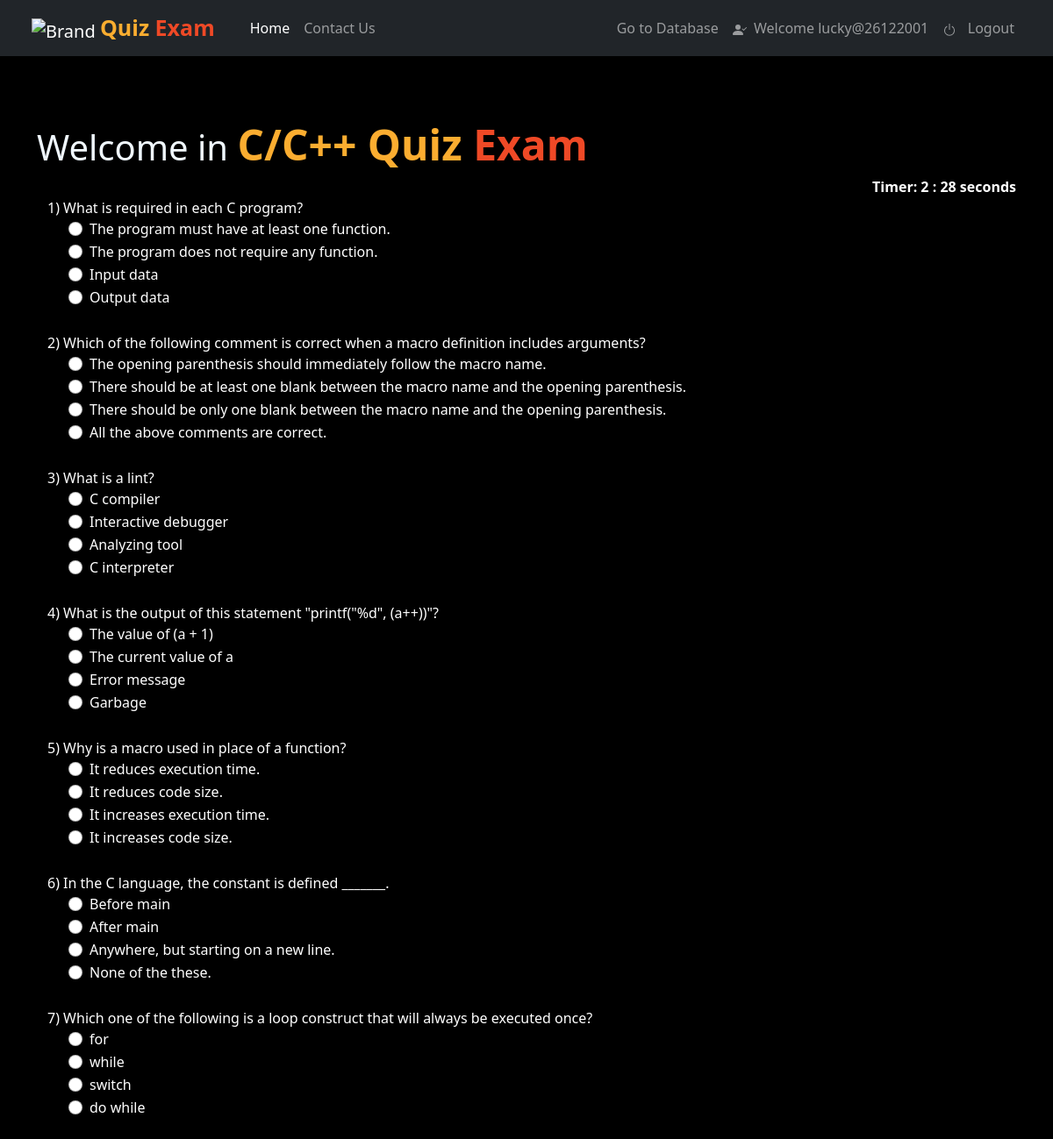
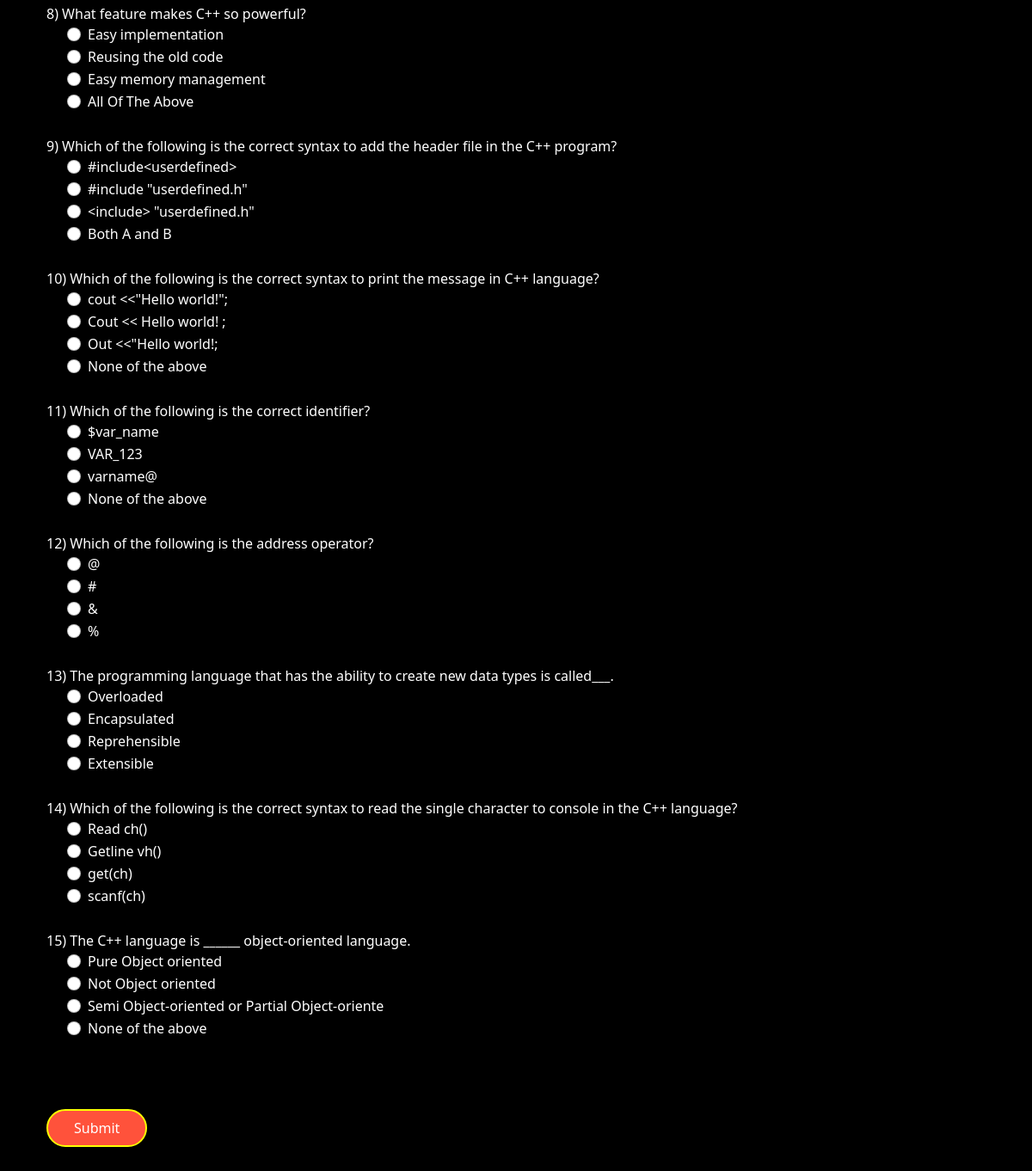
/ques2/ (signed in), run on the app's committed database (2 pictures, top to bottom).
### user/models.py (models this page shows, shortened)
class QuesModel2(models.Model):
    question2 = models.CharField(max_length=200,null=True)
    op1 = models.CharField(max_length=200,null=True)
    op2 = models.CharField(max_length=200,null=True)
    op3 = models.CharField(max_length=200,null=True)
    op4 = models.CharField(max_length=200,null=True)
    ans = models.CharField(max_length=200,null=True)

### user/views.py (the view)
# urls.py: path('ques2/', user_view.ques2, name ='ques2'),
def ques2(request):
    if request.method == 'POST':
        questions = QuesModel2.objects.all()
        score = 0
        wrong = 0
        correct = 0
        total = 0
        for q in questions:
            total += 1
            if q.ans == request.POST.get(q.question2):
                score += 10
                correct += 1
            else:
                wrong += 1
        percent = score/(total*10) * 100
        context = {
            'score': score,
            'time': request.POST.get('timer'),
            'correct': correct,
            'wrong': wrong,
            'percent': percent,
            'total': total
        }
        return render(request, 'user/result.html', context)
    else:
        questions = QuesModel2.objects.all()
        context = {
            'question2': questions
        }
        return render(request, 'user/ques2.html', context)

### user/templates/user/ques2.html (shortened to what this page needs)
{% load static %} {% load crispy_forms_tags %}
<!DOCTYPE html>
<html lang="en">
<head>
    <link href="https://cdn.jsdelivr.net/npm/bootstrap@5.1.3/dist/css/bootstrap.min.css" rel="stylesheet">
    <link rel="stylesheet" href="https://cdnjs.cloudflare.com/ajax/libs/font-awesome/4.7.0/css/font-awesome.min.css">
</head>
<body class="container-fluid hello" oncopy="return false" oncut="return false" onpaste="return false">
    <header class="row">
        <nav class="navbar navbar-expand-lg navbar-dark bg-dark">
            <div class="container-fluid">
                <a class="navbar-brand" href="/">
                    <img alt="Brand" src="https://upload.wikimedia.org/wikipedia/commons/a/aa/Guess_Quiz_Logo.png" width="40" height="40" class=" ">
                    <span class="head1">Quiz </span><span class="head2">Exam</span>
                </a>
              <div class="collapse navbar-collapse" id="navbarSupportedContent">
                <ul class="navbar-nav me-auto mb-2 mb-lg-0">
                  <li class="nav-item">
                    <a class="nav-link active" aria-current="page" href="/">Home</a>
                  </li>
                  <li class="nav-item"><a class="nav-link " href="{% url 'contact' %}">Contact Us</a></li>
                </ul>
                            <ul class="navbar-nav justify-content-end">
                                {% if user.is_superuser %}
                                <li class="nav-item"><a class="nav-link " href="/user/nikhilluckyjyoti/QuizExam/">Go to Database</a></li>
                                {% endif %}
                                {% if user.is_authenticated %}
                                <li class="nav-item"><a class="nav-link " href="{% url 'index' %}"> &nbsp;  Welcome {{user.username}}</a></li>
                                <li class="nav-item"><a class="nav-link " href="{% url 'logout' %}"><svg xmlns="http://www.w3.org/2000/svg" width="16" height="16" fill="currentColor" class="bi bi-power" viewBox="0 0 16 16">
                                    <path d="M7.5 1v7h1V1h-1z"/>
                                    <path d="M3 8.812a4.999 4.999 0 0 1 2.578-4.375l-.485-.874A6 6 0 1 0 11 3.616l-.501.865A5 5 0 1 1 3 8.812z"/>
                                  </svg> &nbsp; Logout</a></li>
                            {% endif %}
            </div>
          </nav>
    </header>
    <br/>
    <br>
    <br> {% if user.is_authenticated %}
    <div class="container " onmousedown="return false" onmouseup="return false" onselect="return false">
        <h1><span style="color: aliceblue;">Welcome in </span> <span class="head8"> C/C++ Quiz </span> <span class="head9">Exam</span></h1>
        <div align="right " id="displaytimer" style="color: white;"><b>Timer: 0 seconds</b></div>
        <form method='post' action='' name="form1" id="form1" class="container form">
            {% csrf_token %} {% for q in question2%}
            <div class="form-group">
                <label for="question">{{q.question2}}</label>
            </div>
            <div class="form-check">
                <div class="form-check">
                    <input class="form-check-input" type="radio" name="{{q.question}}" id="gridRadios1" value="option1">
                    <label class="form-check-label" for="gridRadios1">
                    {{q.op1}}
                </label>
                </div>
                <div class="form-check">
                    <input class="form-check-input" type="radio" name="{{q.question}}" id="gridRadios2" value="option2">
                    <label class="form-check-label" for="gridRadios2">
                    {{q.op2}}
                </label>
                </div>
                <div class="form-check">
                    <input class="form-check-input" type="radio" name="{{q.question}}" id="gridRadios1" value="option3">
                    <label class="form-check-label" for="gridRadios1">
                    {{q.op3}}
                </label>
                </div>
                <div class="form-check">
                    <input class="form-check-input" type="radio" name="{{q.question}}" id="gridRadios2" value="option4">
                    <label class="form-check-label" for="gridRadios2">
                    {{q.op4}}
                </label>
                </div>
                <br>
            </div>
            {% endfor %}
            <br>
            <button type="submit" class="btn btn-primary form">Submit</button>
        </form>
    {% endif %}
</div>

### user/templates/user/ques2.html (style rules this page uses)
.hello { background-color: black; }
.head2 { color: #FBAD30; font-size: 25px; font-weight: bold; }
.head1 { color: #FBAD30; font-size: 25px; font-weight: bold; }
.head8 { color: #FBAD30; font-size: 3rem; font-weight: bold; }
.head9 { color: #EF4926; font-size: 3rem; font-weight: bold; }
.head2 { color: #EF4926; font-size: 25px; font-weight: bold; }
.btn { padding: 8px 30px; margin: 30px 0; background-color: #ff523b; color: #fff; border: 2px solid yellow; border-radius: 30px; cursor: pointer; }
.form { color: white; }

### data on the page
QuesModel2: question2 "1) What is required in each C program?", op1 "The program must have at least one function.", op2 "The program does not require any function.", op3 "Input data", op4 "Output data"
QuesModel2: question2 "2) Which of the following comment is correct when a macro definition includes arguments?", op1 "The opening parenthesis should immediately follow the macro name.", op2 "There should be at least one blank between the macro name and the opening parenthesis.", op3 "There should be only one blank between the macro name and the opening parenthesis.", op4 "All the above comments are correct."
QuesModel2: question2 "3) What is a lint?", op1 "C compiler", op2 "Interactive debugger", op3 "Analyzing tool", op4 "C interpreter"
QuesModel2: question2 "4) What is the output of this statement \"printf(\"%d\", (a++))\"?", op1 "The value of (a + 1)", op2 "The current value of a", op3 "Error message", op4 "Garbage"
QuesModel2: question2 "5) Why is a macro used in place of a function?", op1 "It reduces execution time.", op2 "It reduces code size.", op3 "It increases execution time.", op4 "It increases code size."
QuesModel2: question2 "6) In the C language, the constant is defined _______.", op1 "Before main", op2 "After main", op3 "Anywhere, but starting on a new line.", op4 "None of the these."
QuesModel2: question2 "7) Which one of the following is a loop construct that will always be executed once?", op1 "for", op2 "while", op3 "switch", op4 "do while"
QuesModel2: question2 "8) What feature makes C++ so powerful?", op1 "Easy implementation", op2 "Reusing the old code", op3 "Easy memory management", op4 "All Of The Above"
QuesModel2: question2 "9) Which of the following is the correct syntax to add the header file in the C++ program?", op1 "#include<userdefined>", op2 "#include \"userdefined.h\"", op3 "<include> \"userdefined.h\"", op4 "Both A and B"
QuesModel2: question2 "10) Which of the following is the correct syntax to print the message in C++ language?", op1 "cout <<\"Hello world!\";", op2 "Cout << Hello world! ;", op3 "Out <<\"Hello world!;", op4 "None of the above"
QuesModel2: question2 "11) Which of the following is the correct identifier?", op1 "$var_name", op2 "VAR_123", op3 "varname@", op4 "None of the above"
QuesModel2: question2 "12) Which of the following is the address operator?", op1 "@", op2 "#", op3 "&", op4 "%"
QuesModel2: question2 "13) The programming language that has the ability to create new data types is called___.", op1 "Overloaded", op2 "Encapsulated", op3 "Reprehensible", op4 "Extensible"
QuesModel2: question2 "14) Which of the following is the correct syntax to read the single character to console in the C++ language?", op1 "Read ch()", op2 "Getline vh()", op3 "get(ch)", op4 "scanf(ch)"
QuesModel2: question2 "15) The C++ language is ______ object-oriented language.", op1 "Pure Object oriented", op2 "Not Object oriented", op3 "Semi Object-oriented or Partial Object-oriente", op4 "None of the above"

### other printed values
{{ user.username }} "lucky@26122001"
